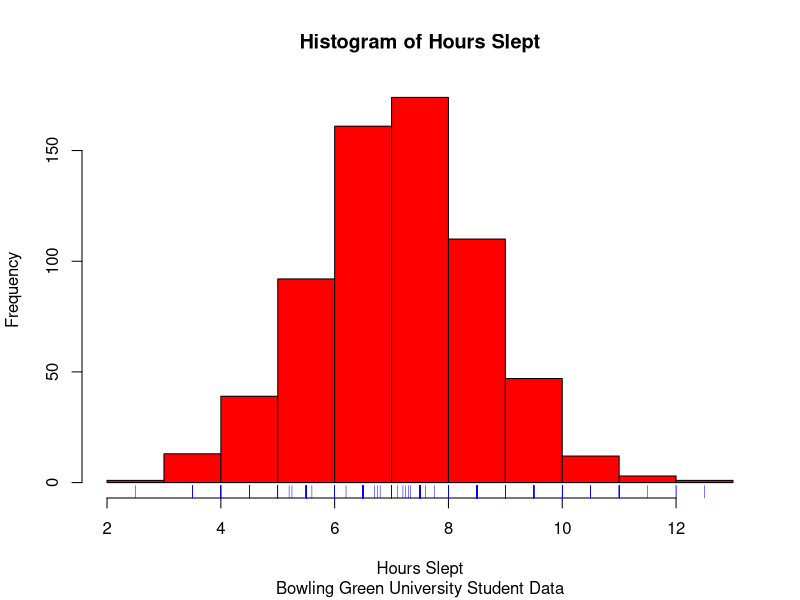
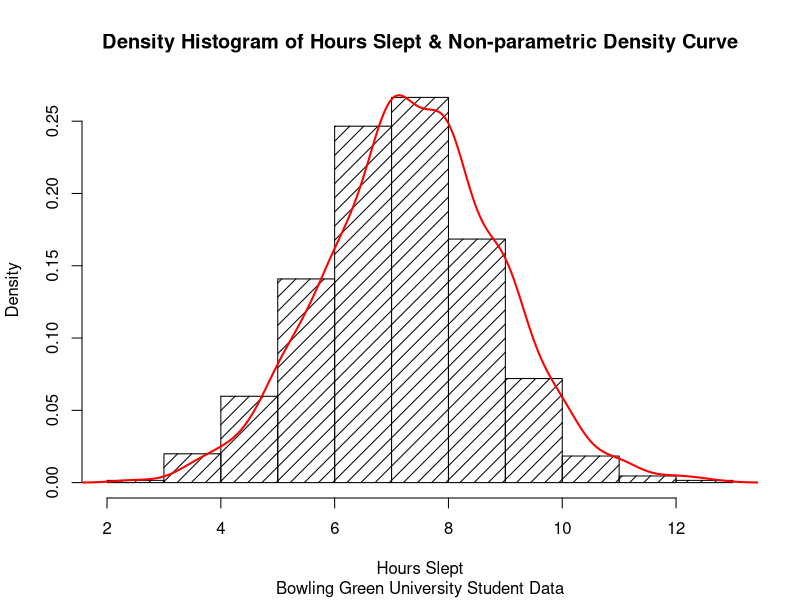
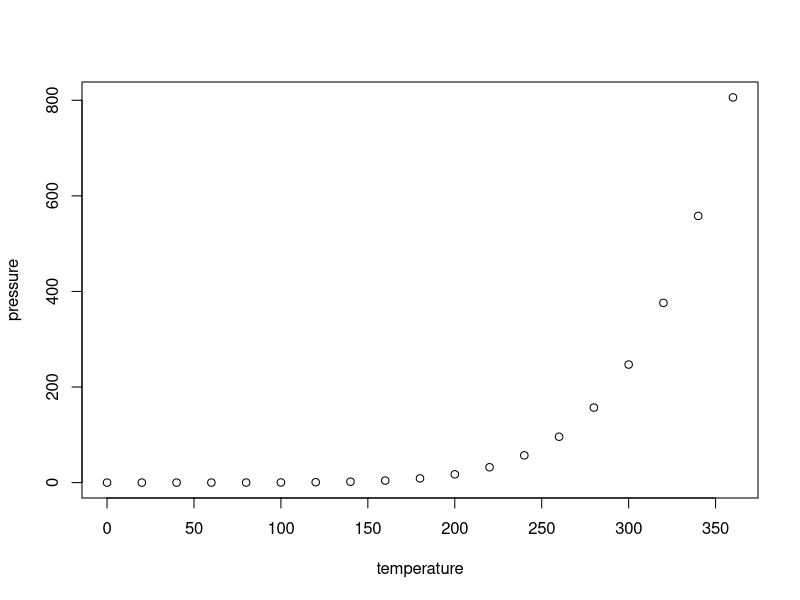

Recreate these plots in R, in order.
## ---- chunk 1
knitr::opts_chunk$set(echo = TRUE)
## ---- chunk 2
library(datasets)
library(LearnBayes)
## ---- chunk 3
data(studentdata) 
head(studentdata, n = 6) # Top six rows
dim(studentdata) # Dimensions
summary(studentdata) # Summary of each column
## ---- chunk 4
studentdata$HoursSlept <- studentdata$WakeUp - studentdata$ToSleep
names(studentdata)
head(studentdata)
dim(studentdata)
## ---- chunk 5
hist(studentdata$HoursSlept,
     freq = TRUE,
     xlab = "Hours Slept",
     ylab = "Frequency",
     col = "red",
     main = "Histogram of Hours Slept",
     sub = "Bowling Green University Student Data")
rug(studentdata$HoursSlept, side = 1, col = "blue")

## ---- chunk 6
hist(studentdata$HoursSlept,
     freq = FALSE,
     density = 10, # fill amount of lines
     xlab = "Hours Slept",
     ylab = "Density",
     col = "black",
     main = "Density Histogram of Hours Slept & Non-parametric Density Curve",
     sub = "Bowling Green University Student Data")
# The y-axis is rescaled, so that the total area sums up to 1.
lines(density(studentdata$HoursSlept, 
              na.rm = TRUE), # na.rm = TRUE means remove NA values from function
      col = "red",
      lwd = 2)
## ---- chunk 7
plot(pressure)
